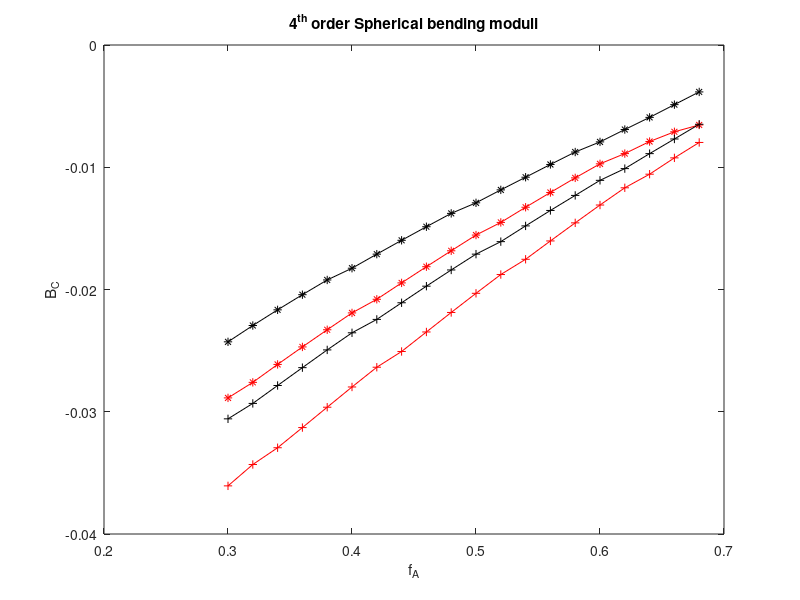

Recreate this plot in MATLAB.
load ABsph25.dat;
load ABAsph25.dat;
load ABsph30.dat;
load ABAsph30.dat;

fA = ABsph25(:,1);
AB4thSph25 = ABsph25(:,7);
ABA4thSph25 = ABAsph25(:,7);
AB4thSph30 = ABsph30(:,7);
ABA4thSph30 = ABAsph30(:,7);

A = plot (fA,AB4thSph25, 'k*-',fA, ABA4thSph25, 'r*-',fA,AB4thSph30, 'k+-',fA, ABA4thSph30, 'r+-'  );


xlabel('f_A'), ylabel('B_C')
title('4^{th} order Spherical bending moduli')